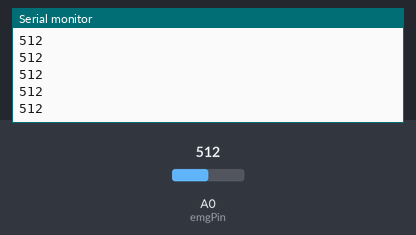
Bench run of a sketch on a simulated Arduino Uno, built with avr-gcc and run on an emulated ATmega328P. Parts: the last lines printed to the serial monitor. The inputs (shaded band) are chosen by the test bench; at power-on: A0 (emgPin) = 512.

Above: at 1.2 s.
1.3 s: A0 (emgPin) set to 716
At 1.33 s:
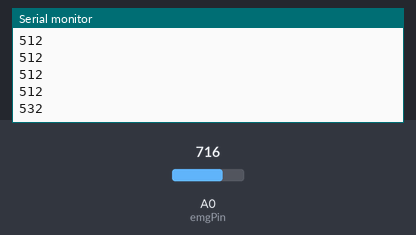
2.8 s: A0 (emgPin) set to 900
At 2.81 s:
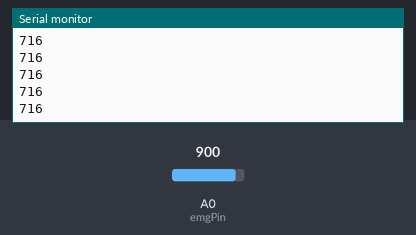
Timing chart, 0 to 5.8 s (numbered marks = the images above; inputs shaded):
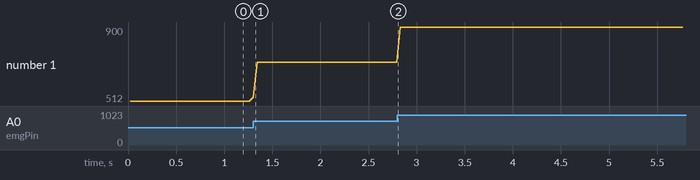

Measured:
- after the input at 1.3 s, the serial monitor: prints a new line at once (image 1)
- plotted number 1: 512 → 716 after the input at 1.3 s, 716 → 900 after the input at 2.8 s

The sketch:

emg_seneing.ino
```cpp
// ---------- EMG ANALOG READ (FILTERED) ----------

const int emgPin = A0;
const int samples = 10;   // Number of samples for averaging

void setup() {
  Serial.begin(9600);
}

void loop() {

  long sum = 0;

  // Take multiple samples for stability
  for (int i = 0; i < samples; i++) {
    sum += analogRead(emgPin);
    delay(2);
  }

  int emgValue = sum / samples;   // Average value

  Serial.println(emgValue);

  delay(20);
}
```
